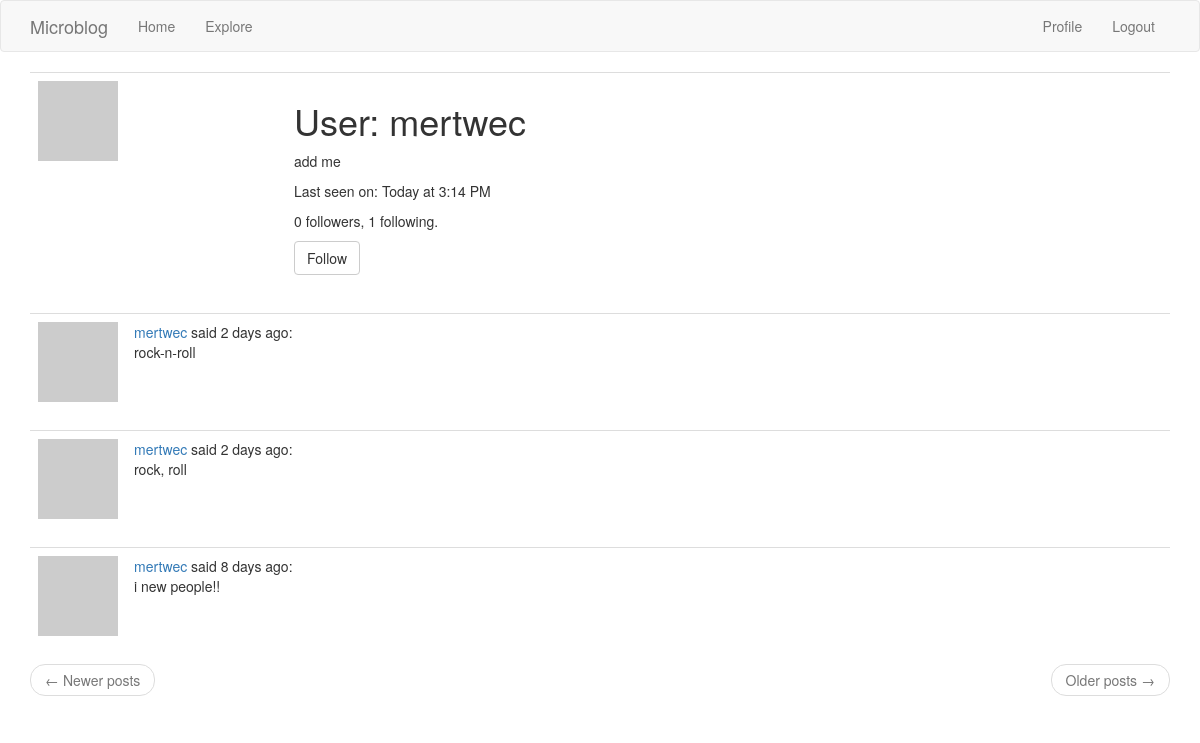
/user/mertwec (signed in), run on the app's committed database.
### app/models.py (models this page shows, shortened)
class User(db.Model, UserMixin):
    id = db.Column(db.Integer, primary_key=True)
    username = db.Column(db.String(64), index=True, unique=True)
    email = db.Column(db.String(120), index=True, unique=True)
    password_hash = db.Column(db.String(128))
    about_me = db.Column(db.String(256))
    last_seen = db.Column(db.DateTime, default=datetime.utcnow)
    posts = db.relationship('Post', backref='author', lazy='dynamic')
    """followers.c.follower_id «c» — это атрибут таблиц SQLAlchemy,
    которые не определены как модели. Для этих таблиц столбцы таблицы
    отображаются как субатрибуты этого атрибута «c»."""
    followed = db.relationship(
        'User', secondary=followers,
        primaryjoin=(followers.c.follower_id == id),
        secondaryjoin=(followers.c.followed_id == id),
        backref=db.backref('followers', lazy='dynamic'), lazy='dynamic')
    """ рассмотрим все аргументы вызова db.relationship() один за другим:

'User' — это правая сторона связи (левая сторона — это родительский класс).
Поскольку это самореферентное отношение, я должен использовать тот же класс
 с обеих сторон.

secondary кофигурирует таблицу ассоциаций, которая используется для этой
связи, которую я определил прямо над этим классом.

primaryjoin указывает условие, которое связывает объект левой стороны
(follower user) с таблицей ассоциаций. Условием объединения для левой
стороны связи является идентификатор пользователя, соответствующий полю
follower_id таблицы ассоциаций. Выражение followers.c.follower_id ссылается
на столбец follower_id таблицы ассоциаций.

secondaryjoin определяет условие, которое связывает объект правой стороны
 (followed user) с таблицей ассоциаций. Это условие похоже на primaryjoin,
  с той лишь разницей, что теперь я использую followed_id, который является
  другим внешним ключом в таблице ассоциаций.

backref определяет, как эта связь будет доступна из правой части объекта.
С левой стороны отношения пользователи называются followed, поэтому с
правой стороны я буду использовать имя followers, чтобы представить
всех пользователей левой стороны, которые связаны с целевым пользователем
в правой части. Дополнительный lazy аргумент указывает режим выполнения
этого запроса. Режим dynamic настройки запроса не позволяет запускаться
до тех пор, пока не будет выполнен конкретный запрос, что также связано
с тем, как установлено отношения «один ко многим».

-lazy похож на параметр с тем же именем в backref, но этот относится
к левой, а не к правой стороне.
"""
    def avatar(self, size=80):
        digest = md5(self.email.lower().encode('utf-8')).hexdigest()
        return 'https://www.gravatar.com/avatar/{}?d=identicon&s={}'.format(
            digest, size)
    def is_following(self, user):
        return self.followed.filter(
            followers.c.followed_id == user.id).count() > 0

class Post(db.Model):
    __tablename__ = 'post'
    __searchable__ = ['body',]
    id = db.Column(db.Integer, primary_key=True)
    body = db.Column(db.String(140))
    timestamp = db.Column(db.DateTime, index=True, default=datetime.utcnow)
    user_id = db.Column(db.Integer, db.ForeignKey('user.id'))
    language = db.Column(db.String(5))

### app/main/route.py (the view)
@bp.route('/user/<username>', methods=['GET', 'POST'])
@login_required
def user(username):
    user = User.query.filter_by(username=username).first_or_404()
    page = request.args.get('page', 1, type=int)
    posts = user.posts.order_by(Post.timestamp.desc()).paginate(
        page, current_app.config['POSTS_PER_PAGE'], False)
    next_url = url_for('main.user', username=user.username, page=posts.next_num) \
        if posts.has_next else None
    prev_url = url_for('main.user', username=user.username, page=posts.prev_num) \
        if posts.has_prev else None
    form = EmptyForm()
    return render_template('user.html', user=user,
                           posts=posts.items,
                           next_url=next_url,
                           prev_url=prev_url,
                           form=form)

### app/main/forms.py
class EmptyForm(FlaskForm):
    submit = SubmitField('Submit')

### app/main/route.py (called while the page is built)
@bp.before_request
def before_request():
    if current_user.is_authenticated:
        current_user.last_seen = datetime.utcnow()
        db.session.commit()

### app/models.py (called while the page is built)
@login.user_loader
def load_user(id):
    return User.query.get(int(id))

### app/templates/user.html (shortened to what this page needs)
{% extends "base.html" %}
{% block app_content %}
    <table class="table table-hover">
        <tr>
            <td width="256px"><img src="{{ user.avatar(124) }}"></td>
            <td>
                <h1>User: {{ user.username }}</h1>
                {% if user.about_me %}
                    <p>{{ user.about_me }}</p>
                {% endif %}
                {% if user.last_seen %}
                    <p>Last seen on: {{ moment(user.last_seen).calendar() }}</p>
                {% endif %}
                <p>{{ user.followers.count() }} followers, {{ user.followed.count() }} following.</p>
                {% if user == current_user %}
                <p><a href="{{ url_for('main.edit_profile') }}">Edit your profile</a></p>
                {% elif not current_user.is_following(user) %}
                <p>
                    <form action="{{ url_for('main.follow', username=user.username) }}" method="post">
                        {{ form.submit(value='Follow', class_='btn btn-default') }}
                    </form>
                </p>
                {% endif %}
            </td>
        </tr>
    </table>
    {% for post in posts %}
        {% include '_post.html' %}
    {% endfor %}
    <nav aria-label="...">
        <ul class="pager">
            <li class="previous{% if not prev_url %} disabled {% endif %}">
                <a href="{{ prev_url or '#' }}">
                    <span aria-hidden="true">&larr;</span> Newer posts
                </a>
            </li>
            <li class="next{% if not next_url %} disabled{% endif %}">
                <a href="{{ next_url or '#' }}">
                    Older posts <span aria-hidden="true">&rarr;</span>
                </a>
            </li>
        </ul>
    </nav>
{% endblock %}

### app/templates/_post.html (shortened to what this page needs)
    <table class="table table-hover">
        <tr>
            <td width="70px">
                <a href="{{ url_for('main.user', username=post.author.username) }}">
                    <img src="{{ post.author.avatar(70) }}" />
                </a>
            </td>
            <td>
                <a href="{{ url_for('main.user', username=post.author.username) }}">
                    {{ post.author.username }} </a>
                said {{ moment(post.timestamp).fromNow() }}:
                <br>
                {{ post.body }}
            </td>
        </tr>
    </table>

### data on the page
User: username "mertwec", about_me "add me", last_seen "Today at 3:14 PM"
Post: author.username "mertwec", timestamp "2 days ago", body "rock-n-roll"
Post: author.username "mertwec", timestamp "2 days ago", body "rock, roll"
Post: author.username "mertwec", timestamp "8 days ago", body "i new people!!"

### other printed values
{{ user.followers.count() }} "0"
{{ user.followed.count() }} "1"
